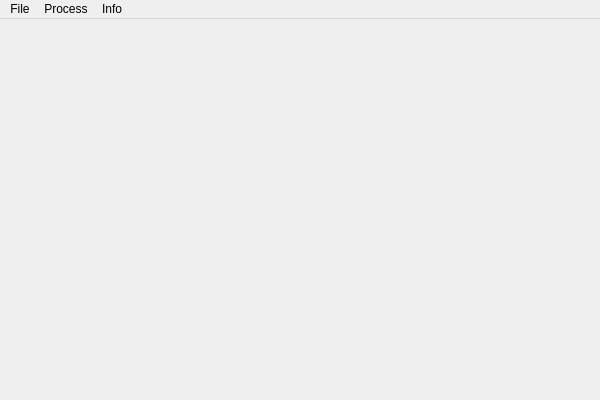
<?xml version="1.0" encoding="UTF-8"?>
<ui version="4.0">
 <class>ImageViewer</class>
 <widget class="QMainWindow" name="ImageViewer">
  <property name="geometry">
   <rect>
    <x>0</x>
    <y>0</y>
    <width>600</width>
    <height>400</height>
   </rect>
  </property>
  <property name="windowTitle">
   <string>Image Compare</string>
  </property>
  <widget class="QWidget" name="centralWidget">
   <layout class="QVBoxLayout" name="verticalLayout">
    <item>
     <widget class="QStackedWidget" name="switcher"/>
    </item>
   </layout>
  </widget>
  <widget class="QMenuBar" name="menuBar">
   <property name="geometry">
    <rect>
     <x>0</x>
     <y>0</y>
     <width>600</width>
     <height>18</height>
    </rect>
   </property>
   <widget class="QMenu" name="menuFile">
    <property name="title">
     <string>File</string>
    </property>
    <addaction name="actionOpen"/>
    <addaction name="actionCompare"/>
    <addaction name="actionExit"/>
   </widget>
   <widget class="QMenu" name="menuInfo">
    <property name="title">
     <string>Info</string>
    </property>
    <addaction name="actionHistogram"/>
   </widget>
   <widget class="QMenu" name="menuProcess">
    <property name="title">
     <string>Process</string>
    </property>
    <addaction name="actionGrayscale"/>
   </widget>
   <addaction name="menuFile"/>
   <addaction name="menuProcess"/>
   <addaction name="menuInfo"/>
  </widget>
  <action name="actionOpen">
   <property name="text">
    <string>Open</string>
   </property>
  </action>
  <action name="actionExit">
   <property name="text">
    <string>Exit</string>
   </property>
  </action>
  <action name="actionTreshold">
   <property name="text">
    <string>Treshold</string>
   </property>
  </action>
  <action name="actionCompare">
   <property name="text">
    <string>Compare</string>
   </property>
  </action>
  <action name="actionHistogram">
   <property name="text">
    <string>Image Histogram</string>
   </property>
  </action>
  <action name="actionGrayscale">
   <property name="text">
    <string>Grayscale</string>
   </property>
  </action>
 </widget>
 <layoutdefault spacing="6" margin="11"/>
 <resources/>
 <connections/>
</ui>
